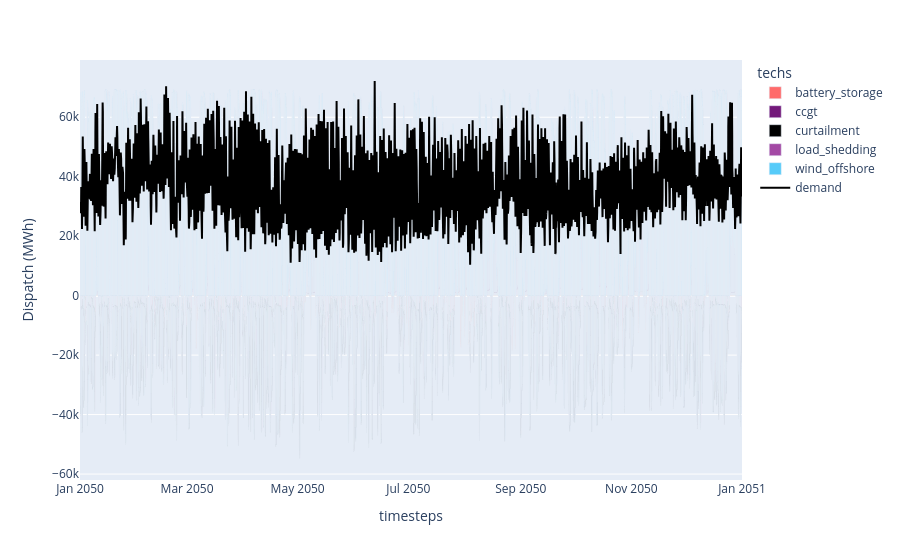

The notebook cell this image was saved under:
### Code cell
plot_dispatch(
    model_path=f"results/{scenario_name}_results.nc",
    plot_export_path=f"results/{scenario_name}_dispatch.html",
)

### Figure 1 — Plotly figure (JSON) as saved in the notebook; plotly's stock layout.template omitted (floating-point values rounded to 4 significant figures; data arrays with more than 128 entries replaced by an {"elided": "..."} marker saying what was removed)
{"data": [{"hovertemplate": "techs=battery_storage<br>timesteps=%{x}<br>Dispatch (MWh)=%{y}<extra></extra>", "legendgroup": "battery_storage", "marker": {"color": "#FF6B6B", "pattern": {"shape": ""}}, "name": "battery_storage", "orientation": "v", "showlegend": true, "textposition": "auto", "type": "bar", "x": {"elided": "8760 str values"}, "xaxis": "x", "y": {"elided": "8760 float values"}, "yaxis": "y"}, {"hovertemplate": "techs=ccgt<br>timesteps=%{x}<br>Dispatch (MWh)=%{y}<extra></extra>", "legendgroup": "ccgt", "marker": {"color": "#73197A", "pattern": {"shape": ""}}, "name": "ccgt", "orientation": "v", "showlegend": true, "textposition": "auto", "type": "bar", "x": {"elided": "8759 str values"}, "xaxis": "x", "y": {"elided": "8759 float values"}, "yaxis": "y"}, {"hovertemplate": "techs=curtailment<br>timesteps=%{x}<br>Dispatch (MWh)=%{y}<extra></extra>", "legendgroup": "curtailment", "marker": {"color": "#000000", "pattern": {"shape": ""}}, "name": "curtailment", "orientation": "v", "showlegend": true, "textposition": "auto", "type": "bar", "x": {"elided": "8759 str values"}, "xaxis": "x", "y": {"elided": "8759 float values"}, "yaxis": "y"}, {"hovertemplate": "techs=load_shedding<br>timesteps=%{x}<br>Dispatch (MWh)=%{y}<extra></extra>", "legendgroup": "load_shedding", "marker": {"color": "#A349A4", "pattern": {"shape": ""}}, "name": "load_shedding", "orientation": "v", "showlegend": true, "textposition": "auto", "type": "bar", "x": {"elided": "8759 str values"}, "xaxis": "x", "y": {"elided": "8759 float values"}, "yaxis": "y"}, {"hovertemplate": "techs=wind_offshore<br>timesteps=%{x}<br>Dispatch (MWh)=%{y}<extra></extra>", "legendgroup": "wind_offshore", "marker": {"color": "#56CBF9", "pattern": {"shape": ""}}, "name": "wind_offshore", "orientation": "v", "showlegend": true, "textposition": "auto", "type": "bar", "x": {"elided": "8760 str values"}, "xaxis": "x", "y": {"elided": "8760 float values"}, "yaxis": "y"}, {"marker": {"color": "black"}, "name": "demand", "type": "scatter", "x": {"elided": "8760 str values"}, "y": {"elided": "8760 float values"}}], "layout": {"barmode": "relative", "legend": {"title": {"text": "techs"}, "tracegroupgap": 0}, "margin": {"t": 60}, "xaxis": {"anchor": "y", "domain": [0, 1], "title": {"text": "timesteps"}}, "yaxis": {"anchor": "x", "domain": [0, 1], "title": {"text": "Dispatch (MWh)"}}}}
